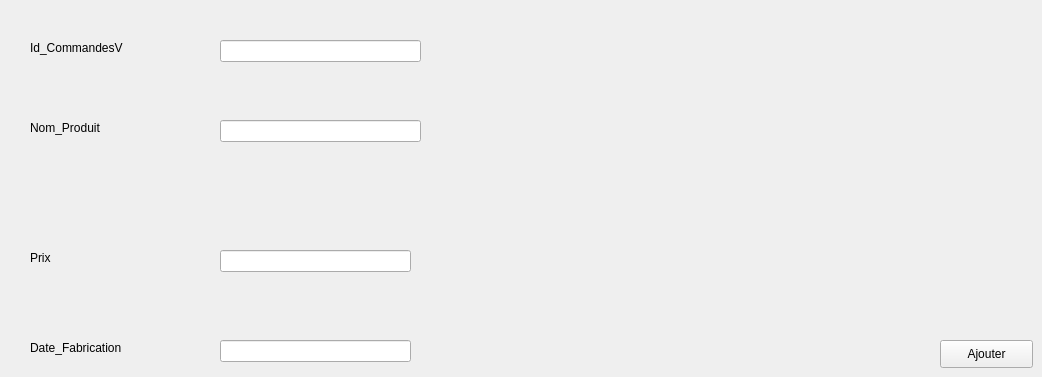
      <widget class="QWidget" name="tab_3">
       <attribute name="title">
        <string>Ajouter Commandes de Ventes</string>
       </attribute>
       <widget class="QLabel" name="label_13">
        <property name="geometry">
         <rect>
          <x>30</x>
          <y>40</y>
          <width>111</width>
          <height>16</height>
         </rect>
        </property>
        <property name="text">
         <string>Id_CommandesV</string>
        </property>
       </widget>
       <widget class="QLabel" name="label_14">
        <property name="geometry">
         <rect>
          <x>30</x>
          <y>120</y>
          <width>101</width>
          <height>16</height>
         </rect>
        </property>
        <property name="text">
         <string>Nom_Produit</string>
        </property>
       </widget>
       <widget class="QLabel" name="label_15">
        <property name="geometry">
         <rect>
          <x>30</x>
          <y>250</y>
          <width>55</width>
          <height>16</height>
         </rect>
        </property>
        <property name="text">
         <string>Prix</string>
        </property>
       </widget>
       <widget class="QLabel" name="label_16">
        <property name="geometry">
         <rect>
          <x>30</x>
          <y>340</y>
          <width>101</width>
          <height>16</height>
         </rect>
        </property>
        <property name="text">
         <string>Date_Fabrication</string>
        </property>
       </widget>
       <widget class="QLineEdit" name="lineEdit_6">
        <property name="geometry">
         <rect>
          <x>220</x>
          <y>40</y>
          <width>201</width>
          <height>22</height>
         </rect>
        </property>
       </widget>
       <widget class="QLineEdit" name="lineEdit_7">
        <property name="geometry">
         <rect>
          <x>220</x>
          <y>120</y>
          <width>201</width>
          <height>22</height>
         </rect>
        </property>
       </widget>
       <widget class="QLineEdit" name="lineEdit_8">
        <property name="geometry">
         <rect>
          <x>220</x>
          <y>250</y>
          <width>191</width>
          <height>22</height>
         </rect>
        </property>
       </widget>
       <widget class="QPushButton" name="pushButton_ajouter">
        <property name="geometry">
         <rect>
          <x>940</x>
          <y>340</y>
          <width>93</width>
          <height>28</height>
         </rect>
        </property>
        <property name="text">
         <string>Ajouter</string>
        </property>
       </widget>
       <widget class="QLineEdit" name="l9">
        <property name="geometry">
         <rect>
          <x>220</x>
          <y>340</y>
          <width>191</width>
          <height>22</height>
         </rect>
        </property>
       </widget>
      </widget>
